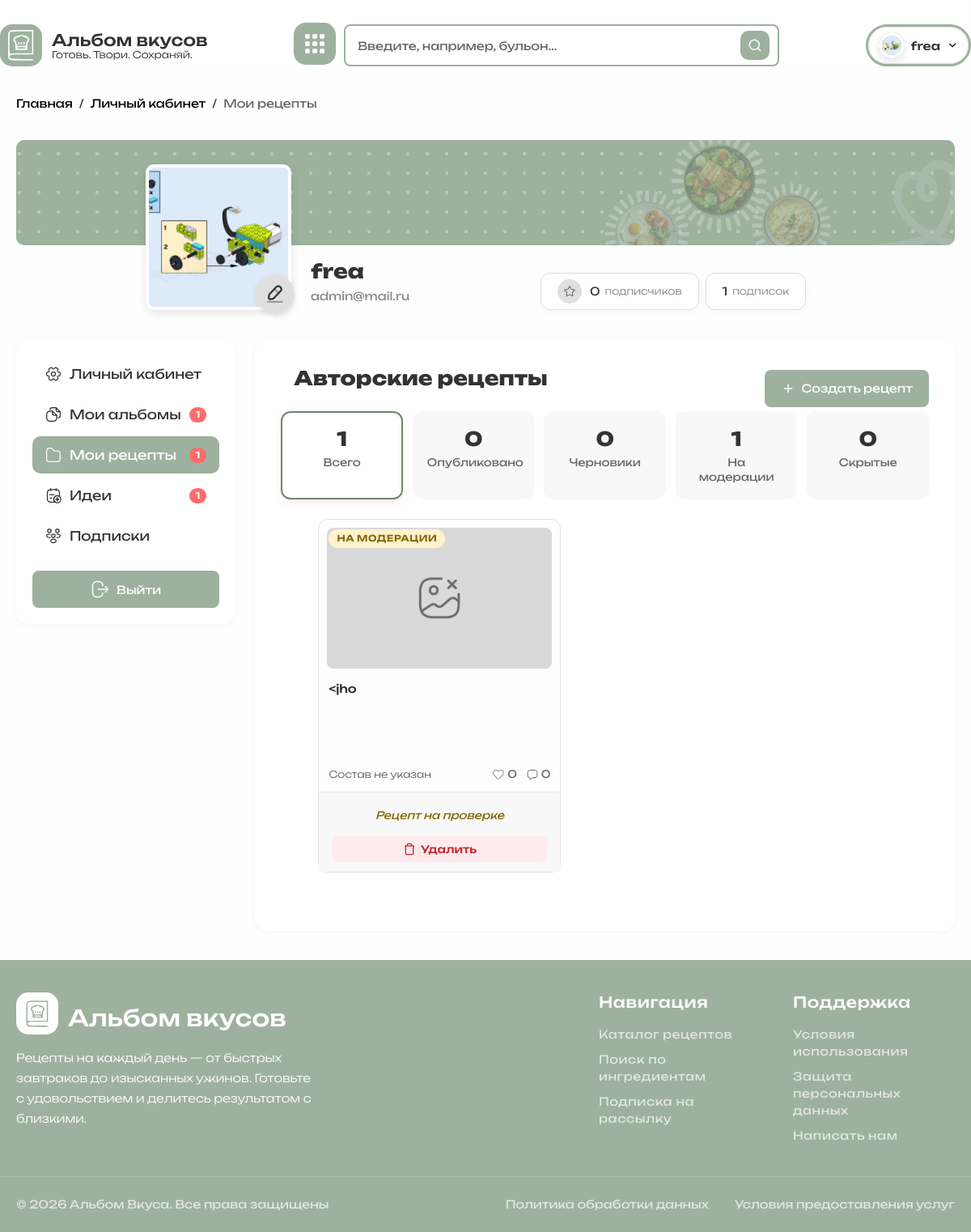
The page /?page=my_recipes (signed in) on the database its author committed.
### tables this page shows
CREATE TABLE `users` (
  `id` char(36) NOT NULL DEFAULT (uuid()),
  `email` varchar(255) NOT NULL,
  `password_hash` varchar(255) NOT NULL,
  `username` varchar(50) NOT NULL,
  `avatar_url` text,
  `role` enum('user','admin','moderator') NOT NULL DEFAULT 'user',
  `created_at` datetime NOT NULL DEFAULT CURRENT_TIMESTAMP,
  `updated_at` datetime NOT NULL DEFAULT CURRENT_TIMESTAMP ON UPDATE CURRENT_TIMESTAMP
);

CREATE TABLE `recipes` (
  `id` char(36) NOT NULL DEFAULT (uuid()),
  `title` varchar(255) NOT NULL,
  `description` text,
  `cover_url` text,
  `author_id` char(36) DEFAULT NULL,
  `cooking_time` int DEFAULT NULL,
  `servings` int DEFAULT NULL,
  `calories` int DEFAULT NULL,
  `status` enum('draft','published','hidden','moderation') NOT NULL DEFAULT 'draft',
  `created_at` datetime NOT NULL DEFAULT CURRENT_TIMESTAMP,
  `updated_at` datetime NOT NULL DEFAULT CURRENT_TIMESTAMP ON UPDATE CURRENT_TIMESTAMP,
  `deleted_at` datetime DEFAULT NULL
);

### pages/user/my_recipes.php (the view, shortened to what this page needs)
<?php
    global $connect;
    $status_filter = $_GET['status'] ?? 'all';
    $per_page = 12;
    $current_page = isset($_GET['p']) ? max(1, (int)$_GET['p']) : 1;
    $offset = ($current_page - 1) * $per_page;
    $connect->query("SET SESSION group_concat_max_len = 10000");
    $where = ["r.author_id = ?", "r.deleted_at IS NULL"];
    $params = [$_SESSION['user_id']];
    $where_sql = implode(" AND ", $where);
    $stmt = $connect->prepare("
        SELECT
            COUNT(*) as total,
            SUM(CASE WHEN status = 'published' THEN 1 ELSE 0 END) as published,
            SUM(CASE WHEN status = 'draft' THEN 1 ELSE 0 END) as draft,
            SUM(CASE WHEN status = 'moderation' THEN 1 ELSE 0 END) as moderation,
            SUM(CASE WHEN status = 'hidden' THEN 1 ELSE 0 END) as hidden
        FROM recipes
        WHERE author_id = ? AND deleted_at IS NULL
    ");
    $stmt->execute([$_SESSION['user_id']]);
    $stats = $stmt->fetch(PDO::FETCH_ASSOC);
    $sql = "
        SELECT
            r.id, r.title, r.description, r.cover_url,
            r.calories, r.cooking_time, r.status, r.created_at, r.updated_at,
            GROUP_CONCAT(CONCAT(ri.name, ' ', ri.amount) ORDER BY ri.order_index ASC SEPARATOR ', ') AS ingredients,
            COUNT(DISTINCT uf.user_id) AS likes_count,
            COUNT(DISTINCT c.id) AS comments_count
        FROM recipes r
        LEFT JOIN recipe_ingredients ri ON r.id = ri.recipe_id
        LEFT JOIN user_favorites uf ON r.id = uf.recipe_id
        LEFT JOIN comments c ON r.id = c.recipe_id
        WHERE $where_sql
        GROUP BY r.id
        ORDER BY r.created_at DESC
        LIMIT $per_page OFFSET $offset
    ";
    $stmt = $connect->prepare($sql);
    $stmt->execute($params);
    $my_recipes = $stmt->fetchAll(PDO::FETCH_ASSOC);
    function getStatusInfo($status) {
        return match ($status) {
            'published'  => ['text' => 'Опубликован', 'class' => 'status-published'],
            'draft'      => ['text' => 'Черновик', 'class' => 'status-draft'],
            'moderation' => ['text' => 'На модерации', 'class' => 'status-moderation'],
            'hidden'     => ['text' => 'Скрыт', 'class' => 'status-hidden'],
            default      => ['text' => 'Неизвестно', 'class' => 'status-unknown']
        };
    }
?>
<div class="container">
    <nav class="breadcrumbs">
        <a href="?page=main">Главная</a>
        <a href="?page=profile">Личный кабинет</a>
        <span>Мои рецепты</span>
    </nav>
    <?php include __DIR__ . '/../../includes/profile_header.php'; ?>
    <div class="profile_container">
        <?php include __DIR__ . '/../../includes/profile_sidebar.php'; ?>
        <div class="profile_content">
            <div class="my_recipes_header">
                <h2 class="section_title">Авторские рецепты</h2>
                <a href="?page=create_recipe" class="btn v1">
                    <svg width="18" height="18" viewBox="0 0 24 24" fill="none" stroke="currentColor" stroke-width="2">
                        <line x1="12" y1="5" x2="12" y2="19"></line>
                        <line x1="5" y1="12" x2="19" y2="12"></line>
                    </svg>
                    <span>Создать рецепт</span>
                </a>
            </div>
            <div class="recipes_stats">
                <div class="stat_card <?= $status_filter === 'all' ? 'active' : '' ?>">
                    <a href="?page=my_recipes">
                        <span class="stat_number"><?= (int)$stats['total'] ?></span>
                        <span class="stat_text">Всего</span>
                    </a>
                </div>
                <div class="stat_card <?= $status_filter === 'published' ? 'active' : '' ?>">
                    <a href="?page=my_recipes&status=published">
                        <span class="stat_number"><?= (int)$stats['published'] ?></span>
                        <span class="stat_text">Опубликовано</span>
                    </a>
                </div>
                <div class="stat_card <?= $status_filter === 'draft' ? 'active' : '' ?>">
                    <a href="?page=my_recipes&status=draft">
                        <span class="stat_number"><?= (int)$stats['draft'] ?></span>
                        <span class="stat_text">Черновики</span>
                    </a>
                </div>
                <div class="stat_card <?= $status_filter === 'moderation' ? 'active' : '' ?>">
                    <a href="?page=my_recipes&status=moderation">
                        <span class="stat_number"><?= (int)$stats['moderation'] ?></span>
                        <span class="stat_text">На модерации</span>
                    </a>
                </div>
                <div class="stat_card <?= $status_filter === 'hidden' ? 'active' : '' ?>">
                    <a href="?page=my_recipes&status=hidden">
                        <span class="stat_number"><?= (int)$stats['hidden'] ?></span>
                        <span class="stat_text">Скрытые</span>
                    </a>
                </div>
            </div>
            <?php if (!empty($my_recipes)): ?>
            <div class="recipes_grid my_recipes_grid">
                <?php foreach ($my_recipes as $recipe):
                        $status_info = getStatusInfo($recipe['status']);
                    ?>
                <div class="recipe_card recipe_card_owner" data-recipe-id="<?= $recipe['id'] ?>">
                    <span class="recipe_status_badge <?= $status_info['class'] ?>">
                        <?= $status_info['text'] ?>
                    </span>
                    <a href="?page=recipe&id=<?= $recipe['id'] ?>" class="recipe_card_link">
                        <div class="recipe_card_image">
                            <img src="<?= htmlspecialchars($recipe['cover_url'] ?: 'asset/img/placeholder.png') ?>"
                                alt="<?= htmlspecialchars($recipe['title']) ?>" loading="lazy">
                        </div>
                        <div class="recipe_card_body">
                            <h3 class="recipe_card_title"><?= htmlspecialchars($recipe['title']) ?></h3>
                            <div class="recipe_card_footer">
                                <p class="recipe_card_ingredients">
                                    <?= htmlspecialchars(mb_strimwidth($recipe['ingredients'] ?? 'Состав не указан', 0, 50, '...')) ?>
                                </p>
                                <div class="recipe_card_stats">
                                    <span class="mini_stat">
                                        <img src="asset/img/icon_heart.svg" alt="likes">
                                        <?= (int)$recipe['likes_count'] ?>
                                    </span>
                                    <span class="mini_stat">
                                        <img src="asset/img/icon_comment.svg" alt="comments">
                                        <?= (int)$recipe['comments_count'] ?>
                                    </span>
                                </div>
                            </div>
                        </div>
                    </a>
                    <div class="recipe_card_admin_actions">
                        <?php if ($recipe['status'] === 'moderation'): ?>
                        <span class="moderation_hint">Рецепт на проверке</span>
                        <?php endif; ?>
                        <button type="button" class="btn btn_delete_recipe" data-recipe-id="<?= $recipe['id'] ?>">
                            <svg width="16" height="16" viewBox="0 0 24 24" fill="none" stroke="currentColor"
                                stroke-width="2">
                                <polyline points="3 6 5 6 21 6" />
                                <path
                                    d="M19 6v14a2 2 0 0 1-2 2H7a2 2 0 0 1-2-2V6m3 0V4a2 2 0 0 1 2-2h4a2 2 0 0 1 2 2v2" />
                            </svg>
                            <span>Удалить</span>
                        </button>
                    </div>
                </div>
                <?php endforeach; ?>
            </div>
            <?php endif; ?>
        </div>
    </div>
</div>

### includes/header.php (shortened to what this page needs)
<?php
    global $connect;
    $is_logged_in = isset($_SESSION['user_id']) && !empty($_SESSION['user_id']);
    $username = '';
    $avatar_letter = '';
    $user = null;
    if ($is_logged_in) {
        $stmt = $connect->prepare("
            SELECT username, avatar_url, role
            FROM users
            WHERE id = ?
        ");
        $stmt->execute([$_SESSION['user_id']]);
        $user = $stmt->fetch(PDO::FETCH_ASSOC);
        if ($user) {
            $username = $user['username'];
            $avatar_letter = mb_strtoupper(mb_substr($username, 0, 1));
        } else {
            $is_logged_in = false;
            session_unset();
            session_destroy();
        }
    }
?>
<header class="v2 desktop_header">
    <div class="header_container">
        <a href="?page=main">
            <div class="logo_container"></div>
        </a>
        <div class="search_block">
            <a href="?page=categories"><button class="menu_btn" aria-label="Категории"></button></a>
            <div class="search_input" id="headerSearchWrapper">
                <form class="header_search_form" id="headerSearchForm">
                    <input type="text" name="q" placeholder="Введите, например, бульон..." id="headerSearchInput"
                        autocomplete="off">
                </form>
            </div>
        </div>
        <div class="auth_buttons">
            <?php if ($is_logged_in): ?>
            <div class="user_menu" id="userMenu">
                <button class="user_menu_toggle" id="userMenuToggle" aria-label="Меню пользователя">
                    <div class="user_avatar_mini">
                        <?php if (!empty($user['avatar_url'])): ?>
                        <img class='profile_avatar' src="<?= htmlspecialchars($user['avatar_url']) ?>" alt="Аватар">
                        <?php else: ?>
                        <span><?= htmlspecialchars($avatar_letter) ?></span>
                        <?php endif; ?>
                    </div>
                    <span class="user_name_mini"><?= htmlspecialchars($username) ?></span>
                    <svg class="chevron_mini" width="14" height="14" viewBox="0 0 24 24" fill="none"
                        stroke="currentColor" stroke-width="2" stroke-linecap="round">
                        <polyline points="6 9 12 15 18 9" />
                    </svg>
                </button>
            </div>
            <?php else: ?>
            <a href="#" class="auth-btn active" id="loginBtn">Войти</a>
            <a href="#" class="auth-btn" id="registerBtn">Регистрация</a>
            <?php endif; ?>
        </div>
    </div>
</header>

### includes/profile_header.php (shortened to what this page needs)
<?php
    global $connect;
    $stmt = $connect->prepare("
        SELECT id, username, email, avatar_url, role, created_at
        FROM users
        WHERE id = ?
    ");
    $stmt->execute([$_SESSION['user_id']]);
    $user = $stmt->fetch(PDO::FETCH_ASSOC);
    $stmt = $connect->prepare("SELECT COUNT(*) FROM subscriptions WHERE following_id = ?");
    $stmt->execute([$user['id']]);
    $followers_count = (int)$stmt->fetchColumn();
    $stmt = $connect->prepare("SELECT COUNT(*) FROM subscriptions WHERE follower_id = ?");
    $stmt->execute([$user['id']]);
    $following_count = (int)$stmt->fetchColumn();
    $avatar_letter = mb_strtoupper(mb_substr($user['username'], 0, 1));
?>
<div class="profile_header">
    <div class="profile_cover">
        <img src="asset/img/profile_cover.png" alt="Фон профиля">
    </div>
    <div class="profile_info">
        <div class="profile_avatar_wrapper">
            <div class="profile_avatar">
                <?php if (!empty($user['avatar_url'])): ?>
                <img src="<?= htmlspecialchars($user['avatar_url']) ?>" alt="Аватар">
                <?php else: ?>
                <span class="avatar_letter"><?= htmlspecialchars($avatar_letter) ?></span>
                <?php endif; ?>
            </div>
            <button class="avatar_edit" title="Изменить аватар" id="avatarEditBtn">
                <img src="asset/img/icon_edit_user.svg" alt="">
            </button>
        </div>
        <div class="profile_text">
            <h1 class="profile_username"><?= htmlspecialchars($user['username']) ?></h1>
            <p class="profile_email"><?= htmlspecialchars($user['email']) ?></p>
        </div>
        <div class="profile_stats">
            <button class="stat_button" onclick="window.location.href='?page=subscriptions&tab=followers'">
                <img src="asset/img/icon_star.svg" alt="">
                <div class="stat_info">
                    <span class="stat_count"><?= $followers_count ?></span>
                    <span class="stat_label">подписчиков</span>
                </div>
            </button>
            <button class="stat_button" onclick="window.location.href='?page=subscriptions'">
                <div class="stat_info">
                    <span class="stat_count"><?= $following_count ?></span>
                    <span class="stat_label">подписок</span>
                </div>
            </button>
        </div>
    </div>
</div>

### rows shown on the page
users: avatar_url (picture), username "frea", email "admin@mail.ru"
recipes: status "НА МОДЕРАЦИИ", title "<jho", ingredients "Состав не указан", likes_count "0", comments_count "0", shows "Рецепт на проверке"

### other values the page prints
$followers_count "0"
$following_count "1"
$albums_count "1"
$my_recipes_count "1"
$favorites_count "1"
$stats['total'] "1"
$stats['published'] "0"
$stats['draft'] "0"
$stats['moderation'] "1"
$stats['hidden'] "0"
